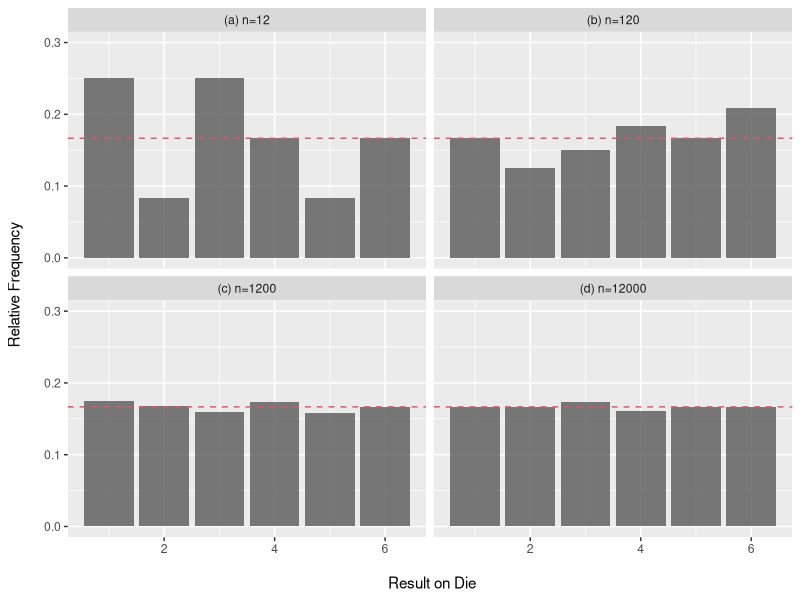

Write R code to recreate this figure.
# 빈도론적 확률
# 시행횟수가 많아지면 상대도수 값이 일정해짐. (상대도수 극한값) 
library(ggplot2); library(magrittr)
RDice <- function(nn) {sample(1:6, nn, replace = T) %>% table()/nn}
set.seed(1234567)
dice_1 <- RDice(12)
dice_2 <- RDice(120)
dice_3 <- RDice(1200)
dice_4 <- RDice(12000)

dice <- c(as.numeric(dice_1),
          as.numeric(dice_2),
          as.numeric(dice_3),
          as.numeric(dice_4))
dice

nn <- c(rep("(a) n=12", 6),
        rep("(b) n=120", 6),
        rep("(c) n=1200", 6),
        rep("(d) n=12000", 6))

num <- c(rep(1:6, 4))
num

dice_result <- data.frame(nn, num, dice)
head(dice_result) 

ggplot(dice_result, aes(num, dice)) +
  geom_bar(stat = 'identity', alpha = 0.8) +
  xlab('\n Result on Die') + ylab('Relative Frequency\n') +
  geom_hline(yintercept=1/6, colour=2, lty=2) +
  ylim(0, 0.3) + facet_wrap(~nn, ncol=2)